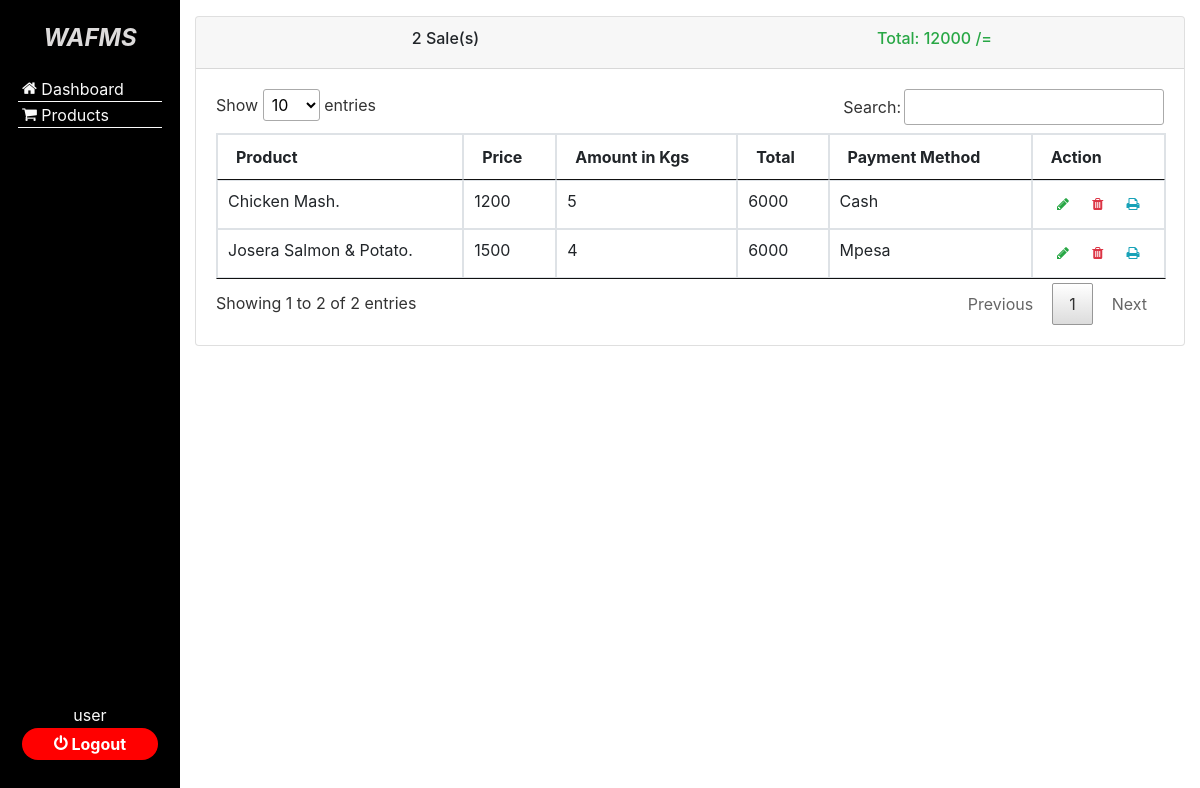
The page /src/reports.php (signed in) on the database as committed earlier.
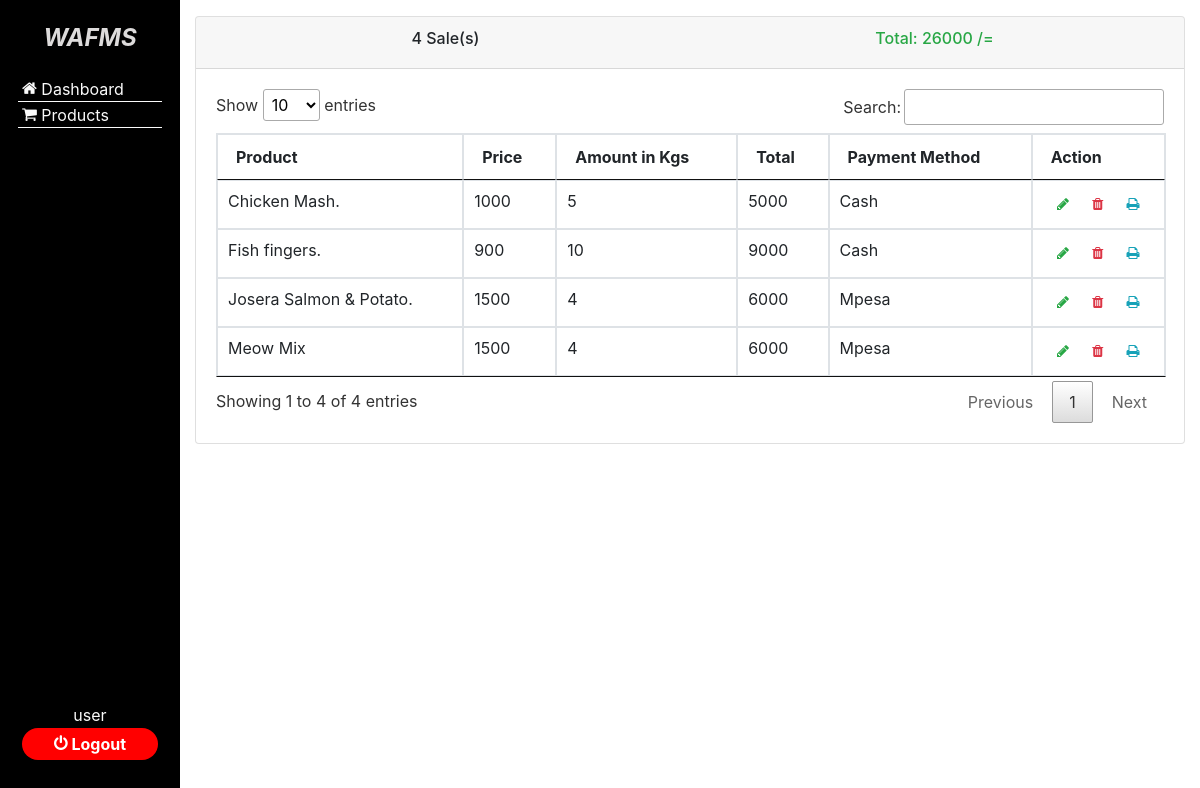
The same page on the database as committed later.
### tables this page shows
CREATE TABLE `sales` (
  `id` int(6) NOT NULL,
  `product_id` int(6) NOT NULL,
  `amount_in_kgs` float NOT NULL,
  `payment_method` int(2) NOT NULL,
  `date_created` timestamp NOT NULL DEFAULT current_timestamp(),
  `date` date NOT NULL DEFAULT current_timestamp()
);

CREATE TABLE `products` (
  `id` int(6) NOT NULL,
  `category` int(2) NOT NULL,
  `product_name` varchar(100) NOT NULL,
  `price` double NOT NULL,
  `product_image` varchar(250) NOT NULL,
  `date_created` timestamp NOT NULL DEFAULT current_timestamp()
);

### src/include/functions.php (called while the page is built, shortened)
<?php
include_once "__global_variables.php";
$host = "localhost";
$user = "root";
$password = "";
$database = $db_name;
$db_connection = mysqli_connect($host, $user, $password, $database);
    if (isset($_COOKIE['error'])): ?>
<?php endif;
function fetch_all($table_name): mysqli_result|bool {
    global $db_connection;
    $fetched_records = $db_connection->query("SELECT * FROM $table_name") or die($db_connection);
    return $fetched_records;
}
function count_all($table_name): int
{
    return mysqli_num_rows(fetch_all($table_name));
}

### src/reports.php (the view, shortened to what this page needs)
<?php
include_once "include/_html_templates.php";
include_once "include/functions.php";
include_once "_sales.php";
include_once "include/sidenav.php";
?>
<main class="Reports Sales">
    <div class="container">
        <div class="row justify-content-center">
            <div class="col mt-3">
                <div class="card">
                    <div class="card-header">
                        <div class="row">
                            <div class="col text-center">
                                <h6><?= count_all('sales') ?> Sale(s)</h6>
                            </div>
                            <div class="col text-center text-success">
                                <h6>Total: <?= total_sales() ?> /=</h6>
                            </div>
                        </div>
                    </div>
                    <div class="card-body">
                        <table class="table table-bordered" id="data_table">
                            <thead>
                                <tr>
                                    <th>Product</th>
                                    <th>Price</th>
                                    <th>Amount in Kgs</th>
                                    <th>Total</th>
                                    <th>Payment Method</th>
                                    <th>Action</th>
                                </tr>
                            </thead>
                            <tbody>
                                <?php foreach(fetch_sales() as $sale): ?>
                                <tr>
                                    <td><?= $sale['product_name'] ?></td>
                                    <td><?= $sale['price'] ?></td>
                                    <td><?= $sale['amount_in_kgs'] ?></td>
                                    <td><?= $sale['price'] * $sale['amount_in_kgs'] ?></td>
                                    <td><?php $method = $sale['payment_method']; interpret_payment_method($method); ?></td>
                                    <td>
                                        <div class="table_action_buttons">
                                            <div class="action_button">
                                                <form action="./update_sale.php" method="post">
                                                    <button type="submit" name="update" class="btn btn-sm"><span class="icon icon-pencil text-success"></span></button>
                                                </form>
                                            </div>
                                            <div class="action_button">
                                                <form action="./sales.php" method="post">
                                                    <button type="submit" name="delete" class="btn btn-sm" onclick="return confirm_delete()"><span class="icon-trash text-danger"></span></button>
                                                </form>
                                            </div>
                                            <div class="action_button">
                                                <form action="./receipt.php" method="post">
                                                    <button type="submit" name="print" class="btn btn-sm"><span class="icon icon-print text-info"></span></button>
                                                </form>
                                            </div>
                                        </div>
                                    </td>
                                </tr>
                                <?php endforeach; ?>
                            </tbody>
                        </table>
                    </div>
                </div>
            </div>
        </div>
    </div>
</main>

### src/_sales.php (shortened to what this page needs)
<?php
include_once "include/functions.php";
function fetch_sales(){
    global $db_connection;
    $fetched_records = $db_connection->query("
        SELECT products.id AS product_id, products.*, sales.id AS sale_id, sales.*
        FROM sales
        LEFT JOIN products ON products.id = sales.product_id
    ") or die($db_connection);
    return $fetched_records;
}
function total_sales()
{
    $sales = 0;
    foreach(fetch_sales() as $sale)
        $sales += $sale['price'] * $sale['amount_in_kgs'];
    return $sales;
}
function interpret_payment_method($method)
{
    if($method == 1) echo 'Cash';
    else if($method == 2) echo 'Mpesa';
}

Rows that differ between the two databases and show on the page:
changed through a linked row, sales "Chicken Mash.": product.price "1200" → "1000"; $sale['price'] * $sale['amount_in_kgs'] "6000" → "5000"
added sales: product.product_name "Fish fingers.", product.price "900", amount_in_kgs "10", $sale['price'] * $sale['amount_in_kgs'] "9000", payment_method "Cash"
added sales: product.product_name "Meow Mix", product.price "1500", amount_in_kgs "4", $sale['price'] * $sale['amount_in_kgs'] "6000", payment_method "Mpesa"
Other text that changed with them:
count_all('sales'): "2" → "4"
total_sales(): "12000" → "26000"
text written by a page script: "Show entries Search: Showing 1 to 2 of 2 entries Previous 1 Next" → "Show entries Search: Showing 1 to 4 of 4 entries Previous 1 Next"
